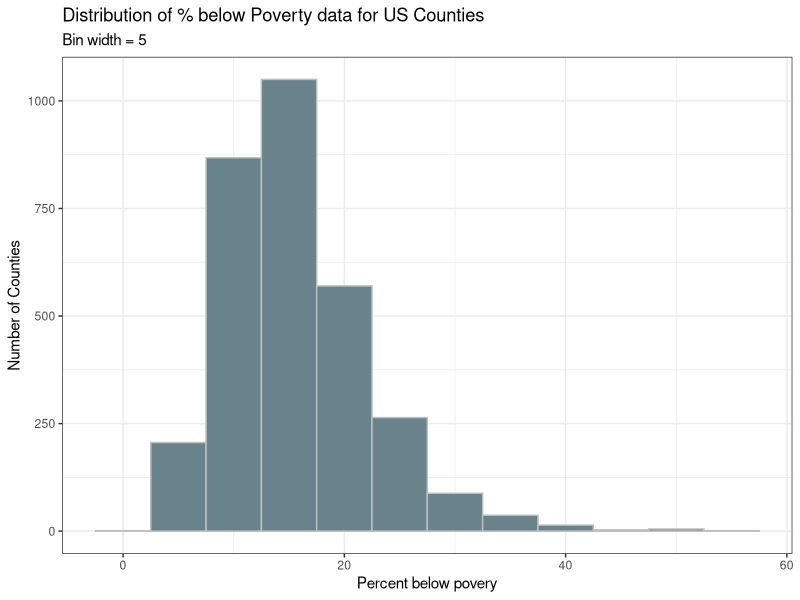
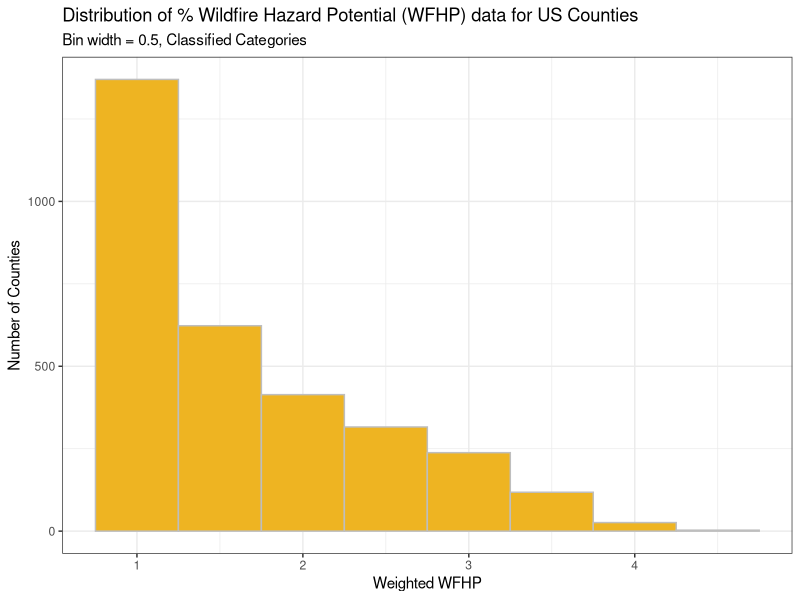
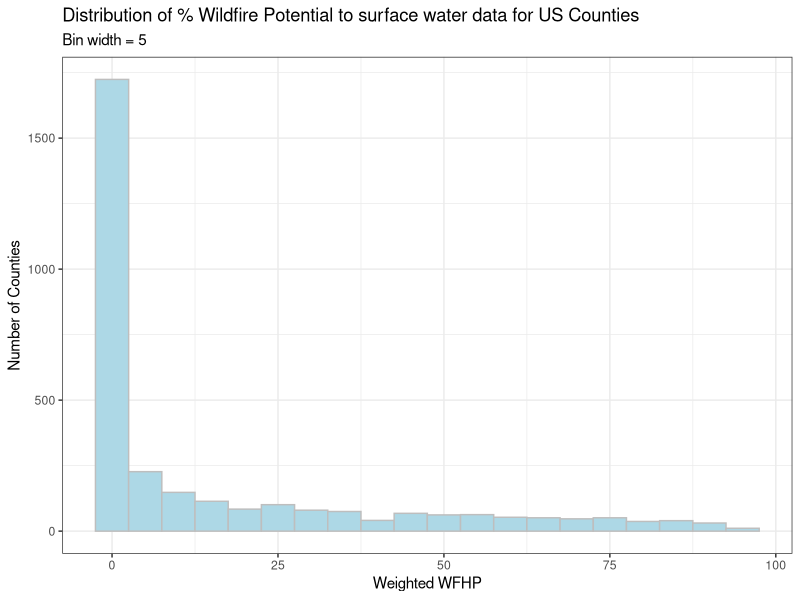

Reproduce these figures in R, in order.
## ---- chunk 1
## load packages
#install.packages("dlookr")


library(tidyverse)


## read in datasets
pov <- read_csv("data/cnty_pov.csv")
wfhp <- read_csv("data/cnty_wfhp.csv")
wfp_f2f <- read.csv("data/cnty_wfp.csv")


## ---- chunk 2

c(summary(pov$percent_pov), stdev=sd(pov$percent_pov)) 


ggplot(data = pov) +
  geom_histogram(mapping = aes(x = percent_pov), 
                 binwidth = 5,
                 fill = "lightblue4",
                 color = "grey") +
  theme_bw() +
  labs(
    title = "Distribution of % below Poverty data for US Counties",
    subtitle = "Bin width = 5",
    x = "Percent below povery",
    y = "Number of Counties"
  )

## ---- chunk 3

c(summary(wfhp$weighted_wfhp), stdev=sd(wfhp$weighted_wfhp)) 


ggplot(data = wfhp) +
  geom_histogram(mapping = aes(x = weighted_wfhp), 
                 binwidth = 0.5,
                 fill = "goldenrod2",
                 color = "grey") +
  theme_bw() +
  labs(
    title = "Distribution of % Wildfire Hazard Potential (WFHP) data for US Counties",
    subtitle = "Bin width = 0.5, Classified Categories",
    x = "Weighted WFHP",
    y = "Number of Counties"
  )

## ---- chunk 4

c(summary(wfp_f2f$weighted_wfp), stdev=sd(wfp_f2f$weighted_wfp)) 


ggplot(data = wfp_f2f) +
  geom_histogram(mapping = aes(x = weighted_wfp), binwidth = 5,
                 fill = "lightblue",
                 color = "grey") +
  theme_bw() +
  labs(
    title = "Distribution of % Wildfire Potential to surface water data for US Counties",
    subtitle = "Bin width = 5",
    x = "Weighted WFHP",
    y = "Number of Counties"
  )


